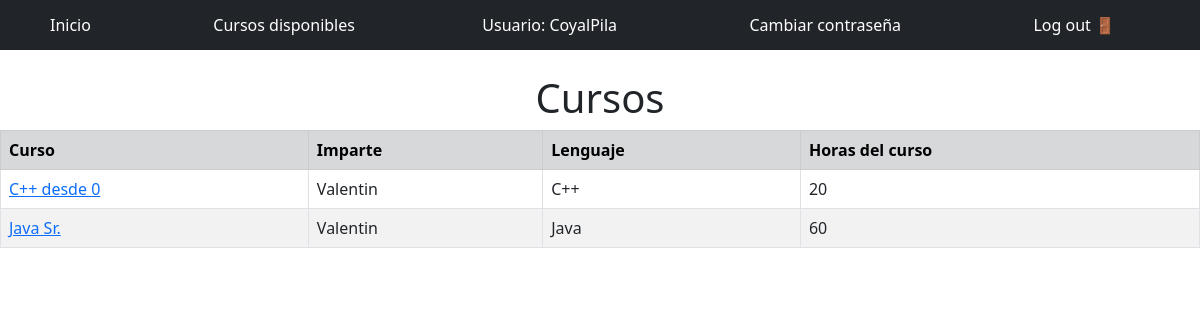
Screenshot of /curso/ (signed in) with the database file from the repository.
### users/models.py (models this page shows)
class CostumUser(AbstractUser):
    Nombre = models.CharField(max_length=30)
    edad = models.IntegerField(null=True, blank=True)
    pais = models.CharField(max_length=30)

### Cursos/models.py (models this page shows, shortened)
class Curso(models.Model):
    Nombre = models.CharField(max_length=50)
    Descripcion = models.TextField(max_length=300)
    Creador = models.ForeignKey(get_user_model(), on_delete=models.CASCADE)
    Experiencia = models.IntegerField()
    Lenguaje = models.ForeignKey(Lenguaje, on_delete=models.CASCADE)
    Horas = models.IntegerField()
    Contacto = models.CharField(max_length=50)
    FechaCreacion = models.DateTimeField(auto_now_add=True)

class Lenguaje(models.Model):
    Nombre = models.CharField(max_length=50)
    Historia = models.TextField(max_length=200)
    def __str__(self):
        return self.Nombre

### Cursos/views.py (the view)
# urls.py: path('curso/', CursosPageView.as_view(), name='curso'),
class CursosPageView(ListView):
    template_name = 'cursos.html'
    model = Curso
    context_object_name = 'Todos_Los_Cursos'

### Cursos/templates/cursos.html (shortened to what this page needs)
{% extends 'base.html' %}
{% block content %}
<h1 style="text-align: center;">Cursos</h1>
<table style="margin: 0 auto;" class="table table-striped table-bordered">
    <tr class="table-secondary">
        <th>Curso</th>
        <th>Imparte</th>
        <th>Lenguaje</th>
        <th>Horas del curso</th>
    </tr>
    {% for curso in Todos_Los_Cursos %}
    <tr>
        <td><a href="{% url 'curso_detalle' curso.pk %}">{{curso.Nombre}}</a></td>
        <td>{{curso.Creador}}</td>
        <td>{{curso.Lenguaje}}</td>
        <td>{{curso.Horas}}</td>
    </tr>
    {% endfor %}
</table>
{% endblock %}

### Cursos/templates/base.html (shortened to what this page needs)
{% load static %}
<header>
    <link rel="stylesheet" href="{% static 'css/bootcss/bootstrap.css' %}">
    <nav class="navbar navbar-dark bg-dark">
    {% if user.is_authenticated %}
        {% if user.is_superuser %}
            <a class="nav-link" style="color: white; margin-left: 50px;" href="{% url 'home' %}">Inicio</a>
            <a class="nav-link" href="{% url 'curso' %}" style="color: white;">Cursos disponibles</a>
            <a class="nav-link" href="{% url 'curso_nuevo' %}" style="color: white;">Añadir Curso</a>
            <a class="nav-link disabled" style="color: white; padding: 5px;">Usuario: {{ user.username }}</a>
            <a class="nav-link" href="{% url 'admin:password_change' %}" style="color: white; padding: 5px;">Cambiar contraseña</a>
            <a class="nav-link" style="color: white; margin-right: 80px; padding: 5px;" href="{% url 'logout' %}">Log out 🚪</a>
        {% else %}
            <a class="nav-link" style="color: white; margin-left: 50px;" href="{% url 'home' %}">Inicio</a>
            <a class="nav-link" href="{% url 'curso' %}" style="color: white;">Cursos disponibles</a>
            <a class="nav-link disabled" style="color: white; padding: 5px;">Usuario: {{ user.username }}</a>
            <a class="nav-link" href="{% url 'admin:password_change' %}" style="color: white; padding: 5px;">Cambiar contraseña</a>
            <a class="nav-link" style="color: white; margin-right: 80px; padding: 5px;" href="{% url 'logout' %}">Log out 🚪</a>
        {% endif %}
    {% else %}
        <a class="nav-link" style="color: white; margin-left: 30px; padding: 5px;" href="{% url 'login' %}"> Login 👤</a>
        <a class="nav-link" style="color: white; margin-right: 30px; padding: 5px;" href="{% url 'signup' %}"> Registrarse 📖</a>
    {% endif %}
    </nav>
</header>
{% block content %}
{% endblock content %}

### rows the page displays
CostumUser: username "CoyalPila"
Curso: Nombre "C++ desde 0", Creador "Valentin", Lenguaje "C++", Horas "20"
Curso: Nombre "Java Sr.", Creador "Valentin", Lenguaje "Java", Horas "60"
